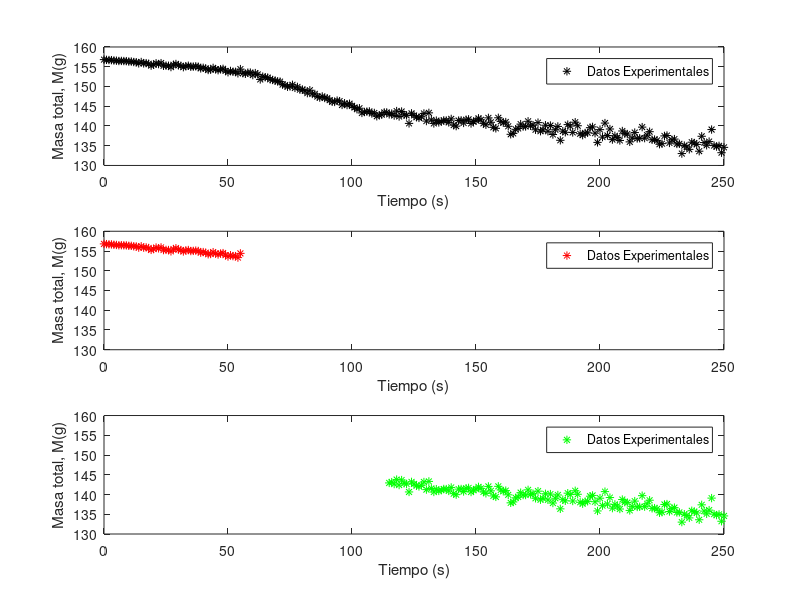
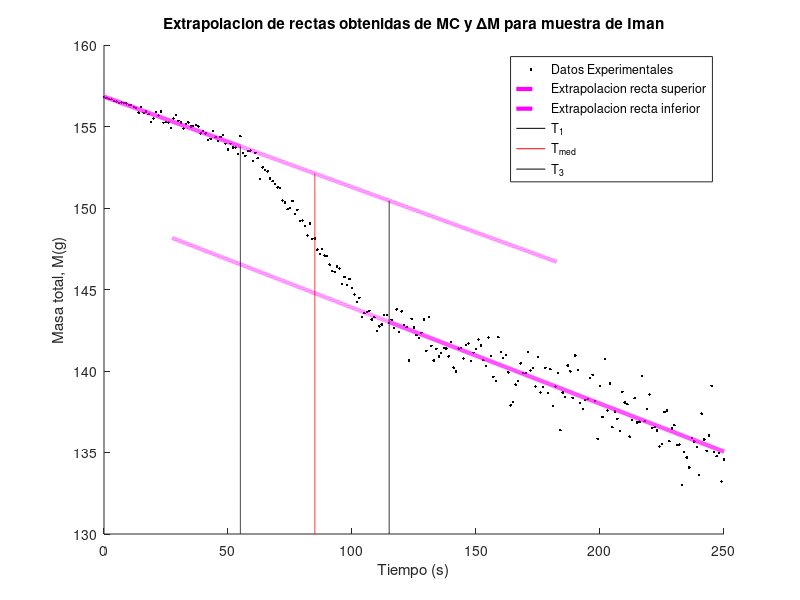

Source code (MATLAB) for these figures, in order:
clear all; close all;
t = [0	1	2	3	4	5	6	7	8	9	10	11	12	13	14	15	16	17	18	19	20	21	22	23	24	25	26	27	28	29	30	31	32	33	34	35	36	37	38	39	40	41	42	43	44	45	46	47	48	49	50	51	52	53	54	55	56	57	58	59	60	61	62	63	64	65	66	67	68	69	70	71	72	73	74	75	76	77	78	79	80	81	82	83	84	85	86	87	88	89	90	91	92	93	94	95	96	97	98	99	100	101	102	103	104	105	106	107	108	109	110	111	112	113	114	115	116	117	118	119	120	121	122	123	124	125	126	127	128	129	130	131	132	133	134	135	136	137	138	139	140	141	142	143	144	145	146	147	148	149	150	151	152	153	154	155	156	157	158	159	160	161	162	163	164	165	166	167	168	169	170	171	172	173	174	175	176	177	178	179	180	181	182	183	184	185	186	187	188	189	190	191	192	193	194	195	196	197	198	199	200	201	202	203	204	205	206	207	208	209	210	211	212	213	214	215	216	217	218	219	220	221	222	223	224	225	226	227	228	229	230	231	232	233	234	235	236	237	238	239	240	241	242	243	244	245	246	247	248	249	250];
m = [156.8	156.74	156.69	156.67	156.58	156.53	156.45	156.47	156.44	156.42	156.31	156.31	156.19	156.15	155.85	156.2	155.84	155.91	155.76	155.28	155.49	155.88	155.67	155.91	155.23	155.28	155.25	154.91	155.5	155.7	155.35	155.24	154.88	155.15	155.25	154.99	155.03	155.1	155.01	154.58	154.73	154.58	154.17	154.24	154.71	154.35	154.12	154.36	154.47	153.94	153.6	153.94	153.71	153.71	153.33	154.4	153.37	153.2	153.5	153.52	152.88	153.39	153.05	151.78	152.49	152.34	152.25	151.8	151.65	151.48	151.27	151.23	150.47	150.33	149.93	150.01	150.43	149.64	149.89	149.2	149.23	148.91	148.31	149.04	148.1	148.12	147.45	147.19	147.48	147.08	147.04	146.53	146.12	146.08	146.42	146.29	145.33	145.77	145.29	145.64	145.09	144.69	144.24	144.49	143.3	143.55	143.63	143.69	143.16	143.3	142.45	142.74	142.86	143.43	143.43	142.93	143.14	142.64	143.78	142.4	143.66	142.84	142.69	140.65	143.2	142.67	142.21	142.04	142.34	143.17	141.24	143.32	141.54	140.64	141.36	140.9	141.1	141.41	141.38	140.9	141.79	140.21	139.96	141.37	141.41	140.76	141.58	141.68	140.63	141.12	141.36	141.94	141.56	140.66	140.3	142.05	140.93	139.65	139.4	142.07	141.16	140.81	140.99	139.92	137.89	138.11	139.16	139.37	140.47	139.86	139.87	141.18	140.04	140.2	139.04	140.85	138.67	139.02	140.19	138.65	140.11	137.84	139.05	139.88	136.37	138.69	138.4	140.34	139.98	138.36	140.95	140.06	138.03	137.67	138.22	138.28	139.57	139.77	138.17	135.84	139.07	137.18	140.73	137.58	139.23	136.55	137.51	137.06	136.33	138.73	138.06	137.96	135.97	137	138.33	136.84	136.89	139.71	136.92	137.66	138.55	136.5	136.56	136.35	135.38	135.52	137.48	137.58	135.7	136.48	136.68	135.45	135.48	133.01	135.03	134.69	134.08	135.89	135.68	135.33	133.61	137.39	135.8	135.11	136.05	139.09	135.03	134.78	134.97	133.23	134.58];

%%%%%%% Se rellenan los arreglos nuevos con los datos pertenecientes a las dos rectas de interes 
r1tmax = 55; r2tmin = 115; %<----------------------- SELECCIONAR valor maximo para la recta 1 de TIEMPO, y valor minimo para la recta 2 de TIEMPO 
n=find(t==r1tmax); 
x(1) = 0; y(1) = 0; x = t(1:n); y = m(1:n); Ns = length(t);
i=find(t==r2tmin); 
x2 = t(i:Ns); y2 = m(i:Ns);

%%%%%%% Constantes fisicas 
L = 199; m0elem = 29.5; deltam0 = 0.1; deltat = 293-77; deltadeltat = sqrt(2);
mmolar1 = 58.93; mmolar2 = 55.845; mmolar3 = 58.693; mmolar4 = 157.25; mmolar5 = 162.50; % 1 = cobalto, 2 = hierro, 3 = niquel, 4 = gadolinio, 5 = disprosio 
mmolar6 = 114.538 ; mmolar7 = 202.57; mmolar8 = 434.41; mmolar9 = 231.533; % 6 = permalloy hierro niquel 1 a 1, 7 = awaruite, 8 = Wairakite, 9 = magnetite

%%%%%%% se realiza ajuste por minimos cuadrados a ambas rectas
N = size(x)(2)
sxy = sum(x.*y);sxx = sum(x.*x);syy = sum(y.*y);sx = sum(x);sy = sum(y);
a1 = (((N)*(sxy))-((sx)*(sy)))/(((N)*(sxx))-((sx)*(sx)))
b1 = (((sxx)*(sy))-((sx)*(sxy)))/(((N)*(sxx))-((sx)*(sx)))
e = (y-((a1*x)+b1)).^2;sei = sum(e);
incertidumbrea=sqrt((sei)/(N-2))*sqrt((N)/(((N)*(sxx))-((sx)*(sx))))
incertidumbreb=sqrt((sei)/(N-2))*sqrt((sxx)/(((N)*(sxx))-((sx)*(sx))))
r = (((N)*(sxy))-((sx)*(sy)))/(sqrt(((N)*(sxx))-((sx)*(sx)))*sqrt(((N)*(syy))-((sy)*(sy))))

N2 = size(x2)(2)
sx2y2 = sum(x2.*y2);sx2x2 = sum(x2.*x2);sy2y2 = sum(y2.*y2);sx2 = sum(x2);sy2 = sum(y2);
a2 = (((N2)*(sx2y2))-((sx2)*(sy2)))/(((N2)*(sx2x2))-((sx2)*(sx2)))
b2 = (((sx2x2)*(sy2))-((sx2)*(sx2y2)))/(((N2)*(sx2x2))-((sx2)*(sx2)))
e2 = (y2-((a2*x2)+b2)).^2;sei2 = sum(e2);
iN2certidumbrea=sqrt((sei2)/(N2-2))*sqrt((N2)/(((N2)*(sx2x2))-((sx2)*(sx2))))
iN2certidumbreb=sqrt((sei2)/(N2-2))*sqrt((sx2x2)/(((N2)*(sx2x2))-((sx2)*(sx2))))
r2 = (((N2)*(sx2y2))-((sx2)*(sy2)))/(sqrt(((N2)*(sx2x2))-((sx2)*(sx2)))*sqrt(((N2)*(sy2y2))-((sy2)*(sy2))))

%%%%%%% Calor especifico y calor especifico molar
tmed= (r2tmin-r1tmax)/2 + r1tmax
deltam = (a1*tmed+b1)-(a2*tmed+b2)
incertidumbredm = sqrt(incertidumbrea^2*tmed^2+incertidumbreb^2+iN2certidumbrea^2*tmed^2+iN2certidumbreb^2)
ceng = (deltam*L)/(m0elem*deltat)
deltaceng = ceng*sqrt((incertidumbredm/deltam)^2+(deltam0/m0elem)^2+(deltadeltat/deltat)^2)
cenmol1 = ceng*mmolar1
deltacenmol1 = mmolar1*deltaceng
cenmol2 = ceng*mmolar2
deltacenmol2 = mmolar2*deltaceng
cenmol3 = ceng*mmolar3
deltacenmol3 = mmolar3*deltaceng
cenmol4 = ceng*mmolar4
deltacenmol4 = mmolar4*deltaceng
cenmol5 = ceng*mmolar5
deltacenmol5 = mmolar5*deltaceng
cenmol6 = ceng*mmolar6
deltacenmol6 = mmolar6*deltaceng
cenmol7 = ceng*mmolar7
deltacenmol7 = mmolar7*deltaceng
cenmol8 = ceng*mmolar8
deltacenmol8 = mmolar8*deltaceng
cenmol9 = ceng*mmolar9
deltacenmol9 = mmolar9*deltaceng

%%%%%%% rectas ajuste MMC
xx1=t(1):0.1:t(n); yy1=a1*xx1+b1; xx2=t(n):0.01:((t(Ns)-t(i))/2 + t(i)); yy2=a1*xx2+b1;
xx3=t(n)/2:0.01:t(i); yy3=a2*xx3+b2; xx4=t(i):0.1:t(Ns); yy4=a2*xx4+b2;
yyinf = 130:0.01:(a1*r1tmax+b1); xxinf = r1tmax*ones(1,length(yyinf));
yymed = 130:0.01:(a1*tmed+b1); xxmed = tmed*ones(1,length(yymed));
yysup = 130:0.01:(a1*r2tmin+b1); xxsup = r2tmin*ones(1,length(yysup));

%%%%%%% figuras
figure(1);clf;
subplot(3,1,1)
plot (t,m,'k*')
xlabel('Tiempo (s)'); ylabel('Masa total, M(g)'); legend('Datos Experimentales')
subplot(3,1,2)
plot (x,y,'r*'); axis([0 250 130 160])   %%%%%%% <----------- SELECCIONAR rangos que concuerden con la primer grafica subplot(3,1,1)
xlabel('Tiempo (s)'); ylabel('Masa total, M(g)'); legend('Datos Experimentales')
subplot(3,1,3)
plot (x2,y2,'g*'); axis([0 250 130 160]) %%%%%%% <----------- SELECCIONAR rangos que concuerden con la primer grafica subplot(3,1,1)
xlabel('Tiempo (s)'); ylabel('Masa total, M(g)'); legend('Datos Experimentales')
print -djpeg -r100 calormuestraiman1.jpg

figure(2);clf;
hold on;
plot(t,m,'k.',xx2,yy2,'m--','linewidth',3,xx3,yy3,'m--','linewidth',3,xxinf,yyinf,'k',xxmed,yymed,'r',xxsup,yysup,'k',xx1,yy1,'m-','linewidth',3,xx4,yy4,'m-','linewidth',3)
xlabel('Tiempo (s)'); ylabel('Masa total, M(g)'); legend('Datos Experimentales','Extrapolacion recta superior','Extrapolacion recta inferior','T_{1}','T_{med}','T_{3}')
title('Extrapolacion de rectas obtenidas de MC y \Delta{M} para muestra de Iman')
hold off;
print -djpeg -r100 calormuestraiman2.jpg
